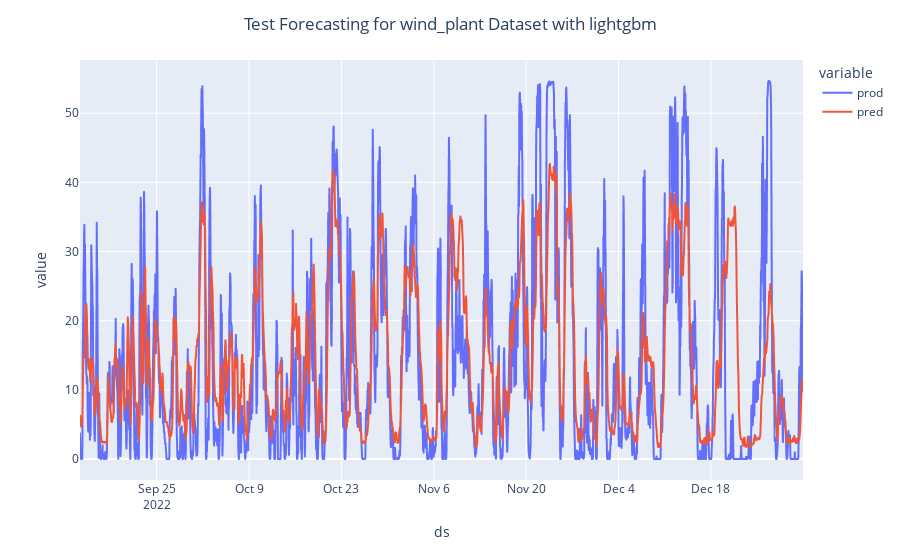

Notebook code cell kept with this figure:
### Markdown cell above
# LightGBM

### Code cell
from gradboost_tuning import gradboost_tuning_main

dt_name = 'wind_plant'
target = 'prod'
model_type = 'lightgbm'
n_lags = 1
gradboost_tuning_main(dt_name, target, model_type, n_lags, None, None, None, True)

### Figure 1 — Plotly figure (JSON) as saved in the notebook; plotly's stock layout.template omitted (floating-point values rounded to 4 significant figures; data arrays with more than 128 entries replaced by an {"elided": "..."} marker saying what was removed)
{"data": [{"hovertemplate": "variable=prod<br>ds=%{x}<br>value=%{y}<extra></extra>", "legendgroup": "prod", "line": {"color": "#636efa", "dash": "solid"}, "marker": {"symbol": "circle"}, "mode": "lines", "name": "prod", "showlegend": true, "type": "scattergl", "x": {"elided": "2631 str values"}, "xaxis": "x", "y": {"elided": "2631 float values"}, "yaxis": "y"}, {"hovertemplate": "variable=pred<br>ds=%{x}<br>value=%{y}<extra></extra>", "legendgroup": "pred", "line": {"color": "#EF553B", "dash": "solid"}, "marker": {"symbol": "circle"}, "mode": "lines", "name": "pred", "showlegend": true, "type": "scattergl", "x": {"elided": "2631 str values"}, "xaxis": "x", "y": {"elided": "2631 float values"}, "yaxis": "y"}], "layout": {"legend": {"title": {"text": "variable"}, "tracegroupgap": 0}, "margin": {"t": 60}, "title": {"text": "Test Forecasting for wind_plant Dataset with lightgbm", "x": 0.5}, "xaxis": {"anchor": "y", "domain": [0, 1], "title": {"text": "ds"}}, "yaxis": {"anchor": "x", "domain": [0, 1], "title": {"text": "value"}}}}
